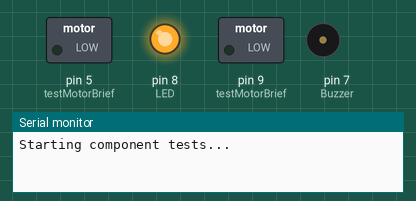
This sketch was run on a simulated Arduino Uno, built with avr-gcc and run on an emulated ATmega328P. On the bench: switched loads named in the sketch (green lamp = pin HIGH), output pins drawn as LEDs (lit = HIGH), buzzer (waves = sounding), the last lines printed to the serial monitor. At 4.2 s the program stops and its outputs stay as they are.

Above: at 0.1 s.
At 0.6 s:
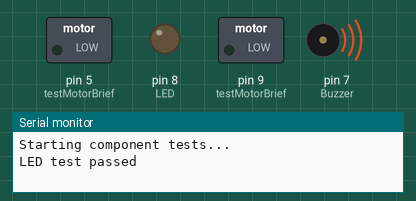
At 1.3 s:
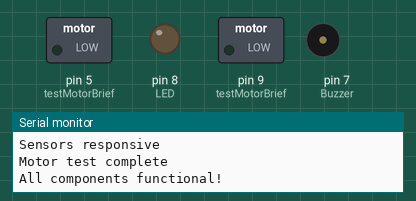
Timing chart, 0 to 2.8 s (numbered marks = the images above):
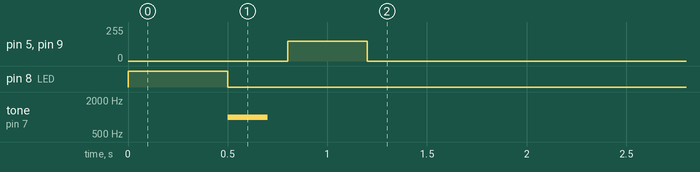

Measured:
- by itself, pin 5 (testMotorBrief), pin 9 (testMotorBrief): 0/255 → 150/255 at 0.80 s, → 0/255 0.40 s later
- by itself, pin 8 (LED): LOW → HIGH at 0.00 s, → LOW 0.50 s later
- by itself, tone on pin 7 (Buzzer): silent → 1000 Hz at 0.50 s, → silent 0.20 s later

The sketch:

13_test_components.ino
```cpp
void testMotorBrief() {
    pinMode(5, OUTPUT);
    pinMode(9, OUTPUT);
    analogWrite(5, 150);
    analogWrite(9, 150);
    delay(400);
    analogWrite(5, 0);
    analogWrite(9, 0);
}

float getUltrasonicDistance();

void setup() {
    Serial.begin(9600);
    pinMode(8, OUTPUT); // LED
    pinMode(7, OUTPUT); // Buzzer
    Serial.println("Starting component tests...");
}

void loop() {
    // LED
    digitalWrite(8, HIGH); delay(500); digitalWrite(8, LOW);
    Serial.println("LED test passed");
    // Buzzer
    tone(7, 1000, 200); delay(300);
    Serial.println("Buzzer test passed");
    // Sensors (placeholders)
    Serial.println("Sensors responsive");
    // Motors
    testMotorBrief();
    Serial.println("Motor test complete");
    Serial.println("All components functional!");
    while(true) delay(1000);
}
```
